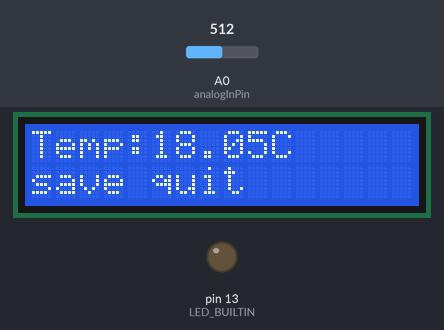
A sketch run on a simulated Arduino Uno, built with avr-gcc and run on an emulated ATmega328P. Shown: 16×2 character LCD, output pins drawn as LEDs (lit = HIGH). The inputs (shaded band) are chosen by the test bench; at power-on: A0 (analogInPin) = 512.

Above: at 1.2 s.
1.3 s: A0 (analogInPin) set to 338
At 1.6 s:
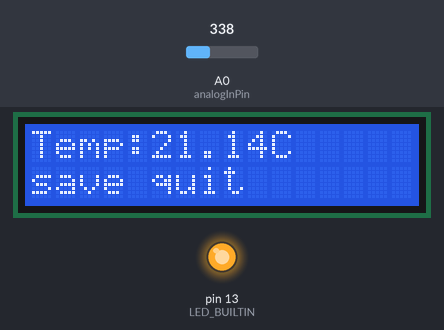
2.9 s: A0 (analogInPin) set to 325
At 3.03 s:
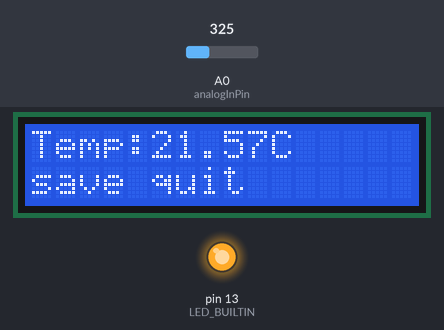
4.4 s: A0 (analogInPin) set to 122
At 5.69 s:
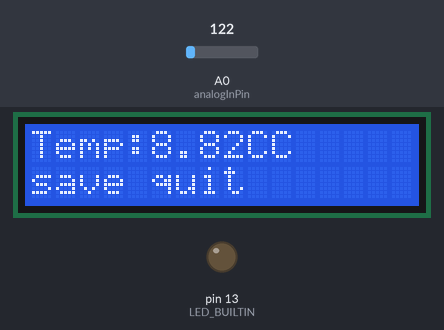
Timing chart, 0 to 7.4 s (numbered marks = the images above; inputs shaded):
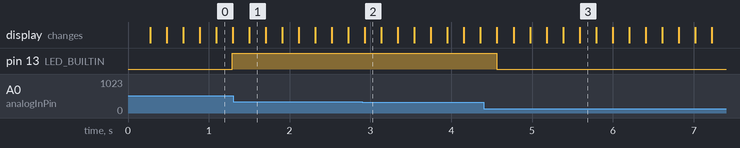

Measured:
- after the input at 4.4 s, pin 13 (LED_BUILTIN): HIGH → LOW after 0.16 s instead of 2.8 s

The sketch:

RingFilterLCD.ino
```cpp
/*
  Ring Filter LCD

  Displays ring filtered temperature data to 16x2 LCD Screen

  Arduino Code for displaying temperature to a simple 16x2
  LCD display. This temperature data has been filtered by
  the ring filter.
*/

// Include Needed Libraries
#include <LiquidCrystal.h>

// Initialize Global Variables
#define VCC 5
#define REF 4.83 // we use the internal reference voltage of 1.1V
#define RESISTOR 220 // the resistor in series with the pt100 was chosen to be 220 ohms. This to make sure voltage Umess is between 0 and reference voltage.

// Initialize Constants
const int analogInPin = A0; // Input pin for temperature
double Temp = 0.0; // Instant temperature
double tempAvgRing = 0.0; // Average temperature
double ges = 0.0; // Temporary sum of temperatures
int sensorValue = 0; // Array for average temperature calculation, change the number here for more or less values
double Umess = 0.0;
double Rt = 0.0; // Resistance of pt100
double ratio = REF / 1024.0; // Ratio to convert the sensorvalue to a voltage value
double digitalStorageRing[100];
const int rs = 12, en = 11, d4 = 5, d5 = 4, d6 = 7, d7 = 6; // Pins for LCD

// Input pins for LCD use
LiquidCrystal lcd(rs, en, d4, d5, d6, d7);

void setup() {

  // Set the bitrate for serial communication
  Serial.begin(9600);

  // Set up the LCD's size:
  lcd.begin(16, 2);

  // Clear Screen
  lcd.clear();

  // Set built in LED to output
  pinMode(LED_BUILTIN, OUTPUT);

}

void loop() {

  // Read the PT100 sensor value, bit to temp conversion
  sensorValue = analogRead(analogInPin); // read the value from the analog input pin
  Umess = sensorValue * ratio; // Calculate the voltage drop between the pins of the pt100
  Rt = (RESISTOR * Umess) / (5 - Umess); // RESISTOR is the value of the resistor in ohms, change this if you change the resistor
  Temp = (Rt - 100.0) * 2.85; // instant readout of temperature

  // Store temperature values
  for (int i = 0; i < 100; i++) { //write new entry into storage ring; and move the indexes
    if (i == 99) {
      digitalStorageRing[99] = Temp;
    }
    else {
      digitalStorageRing[i] = digitalStorageRing[i + 1];
    }
  }

  // Sum up all temperature values
  for (int i = 0; i < 100; i++) {
    ges += digitalStorageRing[i];
  }

  // Calculate the average
  tempAvgRing = ges / 100;
  ges = 0.0; // reset the sum to 0 for the next cycle

  // Thresholds for onboard LED
  if (tempAvgRing > 20.0) {
    digitalWrite(LED_BUILTIN, HIGH);
  }
  if (tempAvgRing < 20.0) {
    digitalWrite(LED_BUILTIN, LOW);
  }

  // Print to LCD screen
  lcd.setCursor(0, 0);
  lcd.print("Temp:");
  lcd.print(tempAvgRing);
  lcd.print("C");
  lcd.setCursor(0, 1);
  lcd.print("save quit");

  // Pause for 200 ms
  delay(200);

}
```
